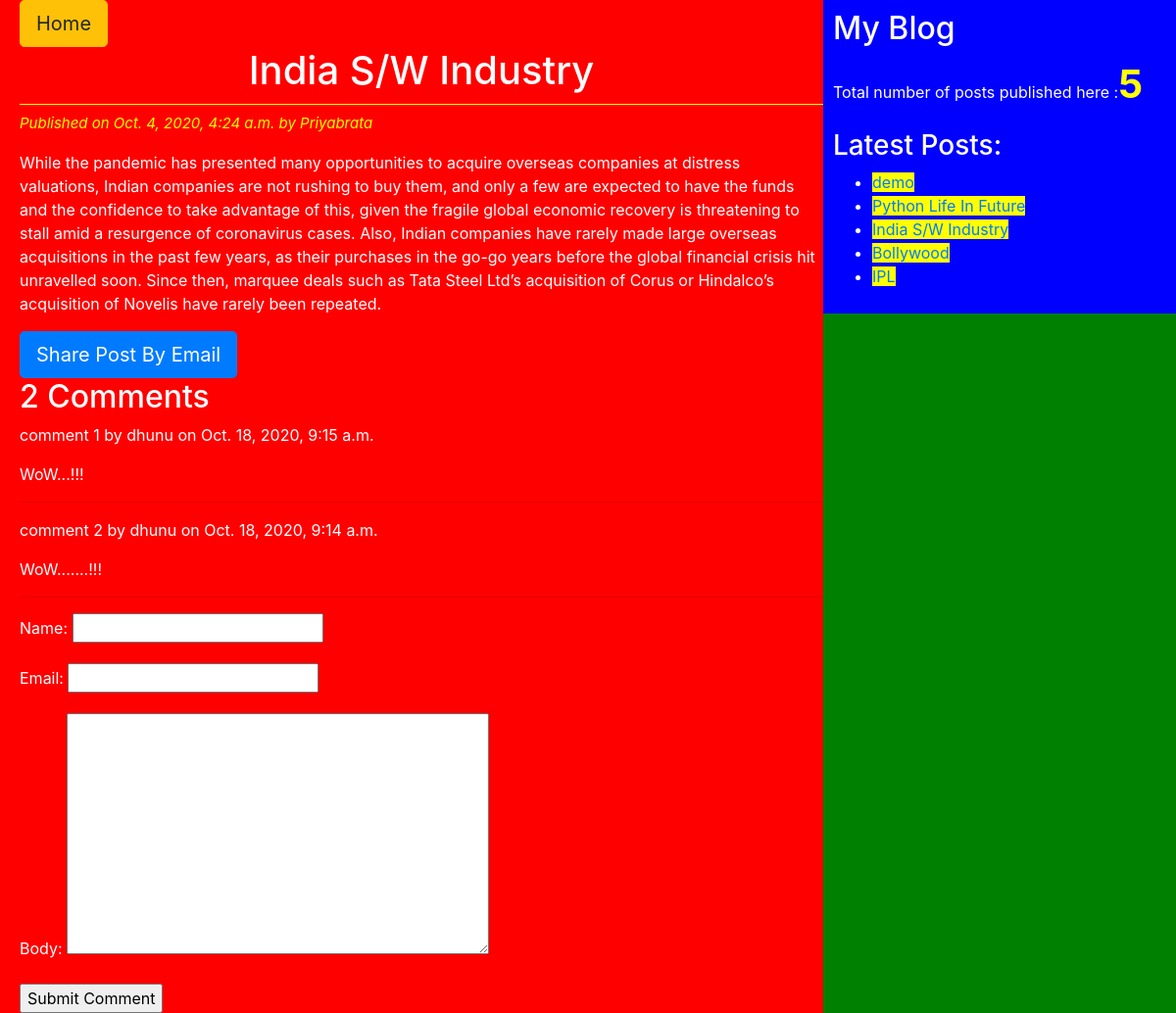
Screenshot of /2020/10/04/india-sw-industry/ with the database file from the repository.
### blogApp/models.py (models this page shows)
class Post(models.Model):
    STATUS_CHOICES = (('draft','Draft'),('published','Published'))
    title = models.CharField(max_length=256)
    slug = models.SlugField(max_length=264,unique_for_date='publish')
    author = models.ForeignKey(User,related_name='blog_posts',on_delete=models.DO_NOTHING)
    body = models.TextField()
    publish = models.DateTimeField(default=timezone.now)
    created = models.DateTimeField(auto_now_add=True)
    updated = models.DateTimeField(auto_now=True)
    status = models.CharField(max_length=10,choices=STATUS_CHOICES,default='draft')
    objects=CustomManager()
    class Meta:
        ordering = ('-publish',)
    def get_absolute_url(self):
        return reverse('post_detail',args=[self.publish.year,self.publish.strftime('%m'),self.publish.strftime('%d'),self.slug])

class Comment(models.Model):
    post=models.ForeignKey(Post,related_name='comments',on_delete=models.CASCADE)
    name=models.CharField(max_length=32)
    email=models.EmailField()
    body=models.TextField()
    created=models.DateTimeField(auto_now_add=True)
    updated=models.DateTimeField(auto_now=True)
    active=models.BooleanField(default=True)
    class Meta:
        ordering=('-created',)

### blogApp/views.py (the view)
# urls.py: path('<year>/<month>/<day>/<post>/',views.post_detail_view,name='post_detail'),
def post_detail_view(request,year,month,day,post):
    post=get_object_or_404(Post,slug=post,status='published',publish__year=year,publish__month=month,publish__day=day)
    comments=post.comments.filter(active=True)
    csubmit=False
    if request.method=='POST':
        form=CommentForm(request.POST)
        if form.is_valid():
            new_comment=form.save(commit=False)
            new_comment.post=post
            new_comment.save()
            csubmit=True
    else:
        form=CommentForm()
    return render(request,'blogApp/post_detail.html',{'post':post,'form':form,'comments':comments,'csubmit':csubmit})

### blogApp/forms.py
class CommentForm(forms.ModelForm):
    class Meta:
        model=Comment
        fields=('name','email','body')

### blogApp/models.py (called while the page is built)
    def get_queryset(self):
        return super().get_queryset().filter(status='published')

### blogApp/templatetags/blog_tags.py (called while the page is built)
@register.simple_tag(name='my_tag')
def total_posts():
    return Post.objects.count()

@register.inclusion_tag('blogApp/latest_posts123.html')
def show_latest_posts(count=3):
    latest_posts=Post.objects.order_by('-publish')[:count]
    return {'latest_posts':latest_posts}

### templates/blogApp/post_detail.html (shortened to what this page needs)
<!DOCTYPE html>
{%extends 'blogApp/base.html'%}
{%block content%}
<a href="/" class="btn btn-warning btn-lg">Home</a>
<h1>{{post.title}}</h1>
<p id='date'>Published on {{post.publish}} by {{post.author|title}}</p>
{{post.body|linebreaks}}
<a href="/{{post.id}}/share" class='btn btn-lg btn-primary'> Share Post By Email</a>
{% with comments.count as comments_count %}
<h2>{{comments_count}} Comment{{comments_count|pluralize}}</h2>
{% endwith%}
{%if comments %}
{%for comment in comments %}
<p id='ch'> comment {{forloop.counter}} by {{comment.name}} on {{comment.created}}</p>
<div class="cb">{{comment.body|linebreaks}}</div>
<hr>
{%endfor%}
{%else%}
<p>There are NO Comments Yet !!!</p>
{%endif%}
{%if csubmit %}
<h2>Your Comment Added Succefully</h2>
{%else%}
<form method="post">
  {{form.as_p}}
  <input type="submit" name="" value="Submit Comment">
</form>
{%endif%}
{%endblock%}

### templates/blogApp/latest_posts123.html
<ul>
  {%for post in latest_posts%}
  <li><a href="{{post.get_absolute_url}}">{{post.title}}</a></li>
  {%endfor%}
</ul>

### static/css/blogApp.css (style rules this page uses)
h1 { text-align: center; border-bottom: 1px solid yellow; padding-bottom: 10px; }
#date { color: yellow; font-size: 15px; font-style: italic; }
body { color: white; background: green; }
a { background: yellow; }

### rows the page displays
Post: title "India S/W Industry", publish "Oct. 4, 2020, 4:24 a.m.", author "Priyabrata", body "While the pandemic has presented many opportunities to acquire overseas companies at distress valuations, Indian companies are not rushing to buy them, and only a few are expected to have the funds and the confidence to take advantage of this, given the fragile global economic recovery is threatening to stall amid a resurgence of coronavirus cases. Also, Indian companies have rarely made large overseas acquisitions in the past few years, as their purchases in the go-go years before the global financial crisis hit unravelled soon. Since then, marquee deals such as Tata Steel Ltd’s acquisition of Corus or Hindalco’s acquisition of Novelis have rarely been repeated."
Comment: name "dhunu", created "Oct. 18, 2020, 9:15 a.m.", body "WoW...!!!"
Comment: name "dhunu", created "Oct. 18, 2020, 9:14 a.m.", body "WoW.......!!!"
Post: title "demo"
Post: title "Python Life In Future"
Post: title "Bollywood"
Post: title "IPL"

### other values shown
{{ comments_count }} "2"
